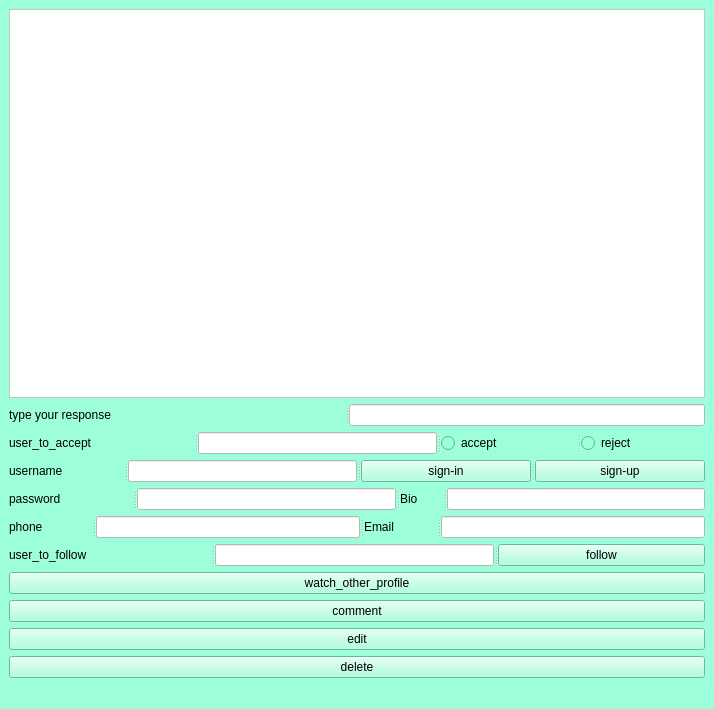
<?xml version="1.0" encoding="UTF-8"?>
<ui version="4.0">
 <class>MainWindow</class>
 <widget class="QMainWindow" name="MainWindow">
  <property name="geometry">
   <rect>
    <x>0</x>
    <y>0</y>
    <width>714</width>
    <height>709</height>
   </rect>
  </property>
  <property name="windowTitle">
   <string>MainWindow</string>
  </property>
  <property name="styleSheet">
   <string notr="true">background-color: rgb(156, 255, 217);</string>
  </property>
  <widget class="QWidget" name="centralwidget">
   <layout class="QVBoxLayout" name="verticalLayout">
    <item>
     <widget class="QTextBrowser" name="textBrowser">
      <property name="font">
       <font>
        <family>MS PGothic</family>
        <pointsize>14</pointsize>
       </font>
      </property>
      <property name="styleSheet">
       <string notr="true">background-color: rgb(255, 255, 255);
background-color: rgb(255, 255, 255);</string>
      </property>
     </widget>
    </item>
    <item>
     <widget class="QSplitter" name="splitter">
      <property name="orientation">
       <enum>Qt::Horizontal</enum>
      </property>
      <widget class="QLabel" name="label_8">
       <property name="text">
        <string>type your response</string>
       </property>
      </widget>
      <widget class="QLineEdit" name="lineEdit_8">
       <property name="styleSheet">
        <string notr="true">background-color: rgb(255, 255, 255);</string>
       </property>
      </widget>
     </widget>
    </item>
    <item>
     <widget class="QSplitter" name="splitter_2">
      <property name="orientation">
       <enum>Qt::Horizontal</enum>
      </property>
      <widget class="QLabel" name="label_7">
       <property name="text">
        <string>user_to_accept</string>
       </property>
      </widget>
      <widget class="QLineEdit" name="lineEdit_7">
       <property name="sizePolicy">
        <sizepolicy hsizetype="Preferred" vsizetype="Fixed">
         <horstretch>0</horstretch>
         <verstretch>0</verstretch>
        </sizepolicy>
       </property>
       <property name="styleSheet">
        <string notr="true">background-color: rgb(255, 255, 255);</string>
       </property>
      </widget>
      <widget class="QRadioButton" name="radioButton_2">
       <property name="text">
        <string>accept</string>
       </property>
      </widget>
      <widget class="QRadioButton" name="radioButton">
       <property name="text">
        <string>reject</string>
       </property>
      </widget>
     </widget>
    </item>
    <item>
     <widget class="QSplitter" name="splitter_3">
      <property name="orientation">
       <enum>Qt::Horizontal</enum>
      </property>
      <widget class="QLabel" name="label_2">
       <property name="text">
        <string>username</string>
       </property>
      </widget>
      <widget class="QLineEdit" name="lineEdit">
       <property name="styleSheet">
        <string notr="true">background-color: rgb(255, 255, 255);</string>
       </property>
      </widget>
      <widget class="QPushButton" name="pushButton_2">
       <property name="text">
        <string>sign-in</string>
       </property>
      </widget>
      <widget class="QPushButton" name="pushButton">
       <property name="text">
        <string>sign-up</string>
       </property>
      </widget>
     </widget>
    </item>
    <item>
     <widget class="QSplitter" name="splitter_4">
      <property name="orientation">
       <enum>Qt::Horizontal</enum>
      </property>
      <widget class="QLabel" name="label_3">
       <property name="text">
        <string>password</string>
       </property>
      </widget>
      <widget class="QLineEdit" name="lineEdit_2">
       <property name="sizePolicy">
        <sizepolicy hsizetype="Preferred" vsizetype="Fixed">
         <horstretch>0</horstretch>
         <verstretch>0</verstretch>
        </sizepolicy>
       </property>
       <property name="styleSheet">
        <string notr="true">background-color: rgb(255, 255, 255);</string>
       </property>
      </widget>
      <widget class="QLabel" name="label_4">
       <property name="text">
        <string>Bio</string>
       </property>
      </widget>
      <widget class="QLineEdit" name="lineEdit_4">
       <property name="styleSheet">
        <string notr="true">background-color: rgb(255, 255, 255);</string>
       </property>
      </widget>
     </widget>
    </item>
    <item>
     <widget class="QSplitter" name="splitter_5">
      <property name="orientation">
       <enum>Qt::Horizontal</enum>
      </property>
      <widget class="QLabel" name="label_5">
       <property name="text">
        <string>phone</string>
       </property>
      </widget>
      <widget class="QLineEdit" name="lineEdit_3">
       <property name="styleSheet">
        <string notr="true">background-color: rgb(255, 255, 255);</string>
       </property>
      </widget>
      <widget class="QLabel" name="label_6">
       <property name="text">
        <string>Email</string>
       </property>
      </widget>
      <widget class="QLineEdit" name="lineEdit_5">
       <property name="styleSheet">
        <string notr="true">background-color: rgb(255, 255, 255);</string>
       </property>
      </widget>
     </widget>
    </item>
    <item>
     <widget class="QSplitter" name="splitter_6">
      <property name="orientation">
       <enum>Qt::Horizontal</enum>
      </property>
      <widget class="QLabel" name="label">
       <property name="text">
        <string>user_to_follow</string>
       </property>
      </widget>
      <widget class="QLineEdit" name="lineEdit_6">
       <property name="styleSheet">
        <string notr="true">background-color: rgb(255, 255, 255);</string>
       </property>
      </widget>
      <widget class="QPushButton" name="pushButton_3">
       <property name="text">
        <string>follow</string>
       </property>
      </widget>
     </widget>
    </item>
    <item>
     <widget class="QPushButton" name="pushButton_4">
      <property name="text">
       <string>watch_other_profile</string>
      </property>
     </widget>
    </item>
    <item>
     <widget class="QPushButton" name="pushButton_5">
      <property name="text">
       <string>comment</string>
      </property>
     </widget>
    </item>
    <item>
     <widget class="QPushButton" name="pushButton_6">
      <property name="sizePolicy">
       <sizepolicy hsizetype="Minimum" vsizetype="Fixed">
        <horstretch>0</horstretch>
        <verstretch>0</verstretch>
       </sizepolicy>
      </property>
      <property name="text">
       <string>edit</string>
      </property>
     </widget>
    </item>
    <item>
     <widget class="QPushButton" name="pushButton_7">
      <property name="text">
       <string>delete</string>
      </property>
     </widget>
    </item>
   </layout>
  </widget>
  <widget class="QMenuBar" name="menubar">
   <property name="geometry">
    <rect>
     <x>0</x>
     <y>0</y>
     <width>714</width>
     <height>26</height>
    </rect>
   </property>
  </widget>
  <widget class="QStatusBar" name="statusbar"/>
 </widget>
 <resources/>
 <connections/>
</ui>
